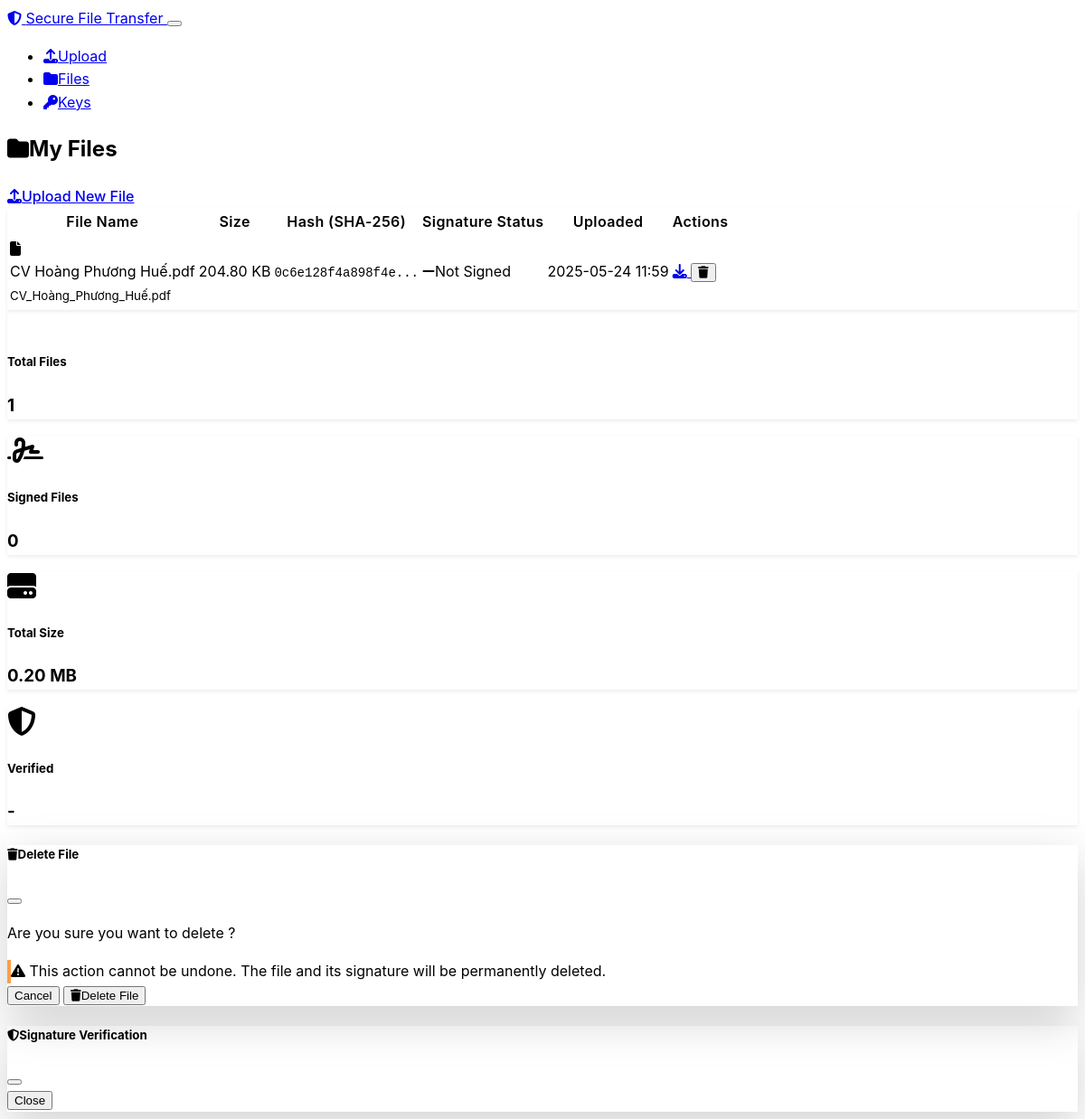
Before: /files with the older database file.
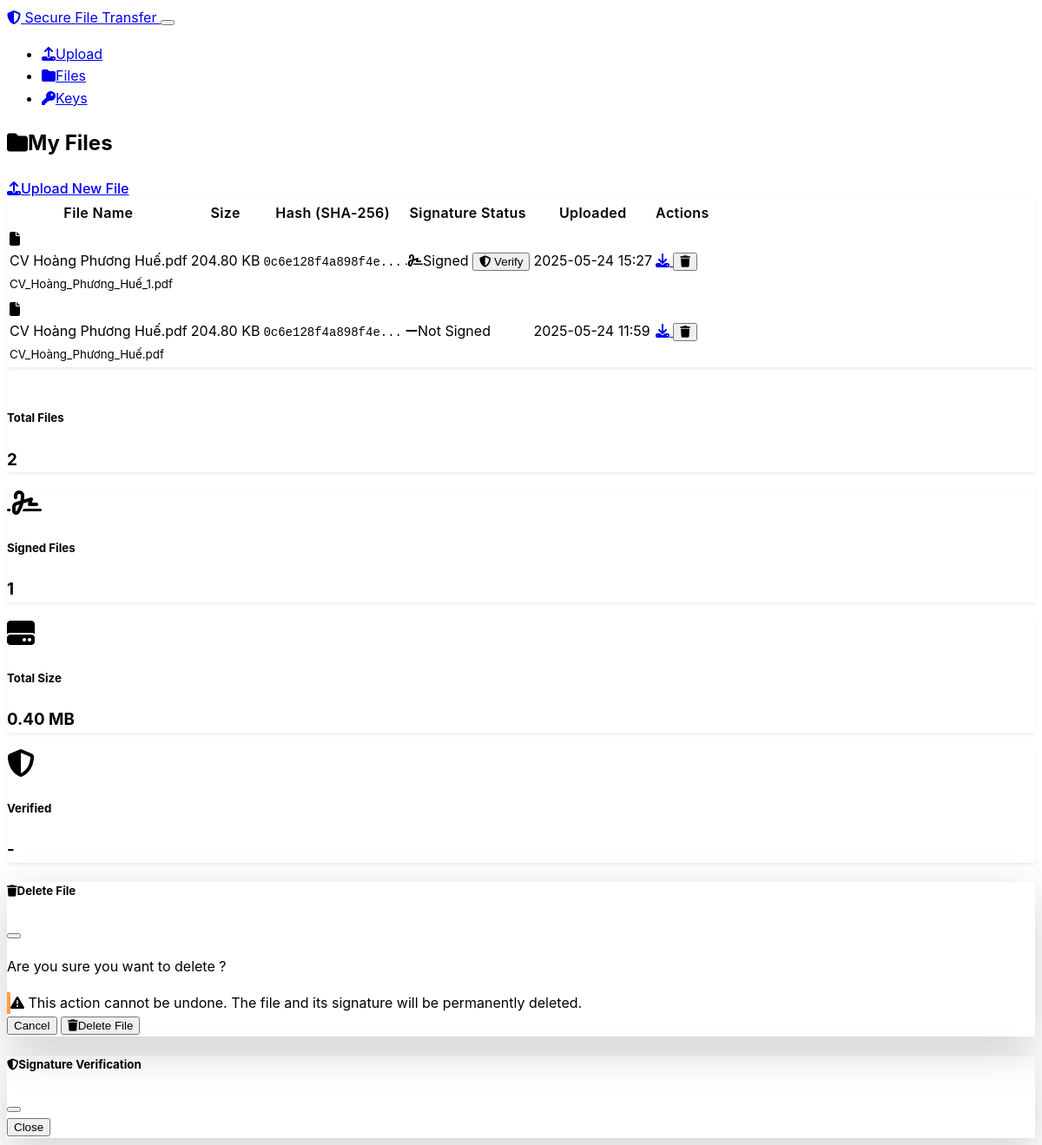
After: the same page with the newer database file.
### models.py (models this page shows, shortened)
class FileRecord(db.Model):
    id = db.Column(db.Integer, primary_key=True)
    filename = db.Column(db.String(255), nullable=False)
    original_filename = db.Column(db.String(255), nullable=False)
    file_path = db.Column(db.String(500), nullable=False)
    file_size = db.Column(db.Integer, nullable=False)
    file_hash = db.Column(db.String(64), nullable=False)  # SHA-256 hash
    signature = db.Column(Text, nullable=True)  # RSA signature
    signature_verified = db.Column(db.Boolean, default=False)
    uploaded_at = db.Column(db.DateTime, default=datetime.utcnow)
    user_id = db.Column(db.Integer, db.ForeignKey('user.id'), nullable=False)

### routes.py (the view)
@app.route('/files')
def files():
    user = User.query.first()
    if not user:
        user = User(username='default_user')
        db.session.add(user)
        db.session.commit()
    user_files = FileRecord.query.filter_by(user_id=user.id).order_by(FileRecord.uploaded_at.desc()).all()
    if not user.private_key or not user.public_key:
        flash('Bạn chưa có khóa RSA. Vui lòng tạo khóa để ký số các file.', 'warning')
    return render_template('files.html', user=user, files=user_files)

### templates/files.html (shortened to what this page needs)
{% extends "base.html" %}
{% block content %}
<div class="d-flex justify-content-between align-items-center mb-4">
    <h2>
        <i class="fas fa-folder me-2"></i>My Files
    </h2>
    <a href="{{ url_for('upload_page') }}" class="btn btn-primary">
        <i class="fas fa-upload me-1"></i>Upload New File
    </a>
</div>
{% if files %}
<div class="card">
    <div class="card-body">
        <div class="table-responsive">
            <table class="table table-hover">
                <thead>
                    <tr>
                        <th>File Name</th>
                        <th>Size</th>
                        <th>Hash (SHA-256)</th>
                        <th>Signature Status</th>
                        <th>Uploaded</th>
                        <th>Actions</th>
                    </tr>
                </thead>
                <tbody>
                    {% for file in files %}
                    <tr id="file-row-{{ file.id }}">
                        <td>
                            <div class="d-flex align-items-center">
                                <i class="fas fa-file me-2"></i>
                                <div>
                                    <div class="fw-bold">{{ file.original_filename }}</div>
                                    <small class="text-muted">{{ file.filename }}</small>
                                </div>
                            </div>
                        </td>
                        <td>{{ "%.2f"|format(file.file_size / 1024) }} KB</td>
                        <td>
                            <small class="font-monospace text-muted">
                                {{ file.file_hash[:16] }}...
                            </small>
                        </td>
                        <td>
                            <div id="signature-status-{{ file.id }}">
                                {% if file.signature %}
                                    <span class="badge bg-success">
                                        <i class="fas fa-signature me-1"></i>Signed
                                    </span>
                                    <button class="btn btn-sm btn-outline-info ms-1" onclick="verifySignature({{ file.id }})">
                                        <i class="fas fa-shield-alt"></i> Verify
                                    </button>
                                {% else %}
                                    <span class="badge bg-secondary">
                                        <i class="fas fa-minus me-1"></i>Not Signed
                                    </span>
                                {% endif %}
                            </div>
                        </td>
                        <td>{{ file.uploaded_at.strftime('%Y-%m-%d %H:%M') }}</td>
                        <td>
                            <div class="btn-group" role="group">
                                <a href="{{ url_for('download_file', file_id=file.id) }}"
                                   class="btn btn-sm btn-outline-primary"
                                   title="Download">
                                    <i class="fas fa-download"></i>
                                </a>
                                <button class="btn btn-sm btn-outline-danger"
                                        onclick="deleteFile({{ file.id }}, '{{ file.original_filename }}')"
                                        title="Delete">
                                    <i class="fas fa-trash"></i>
                                </button>
                            </div>
                        </td>
                    </tr>
                    {% endfor %}
                </tbody>
            </table>
        </div>
    </div>
</div>
<div class="row mt-4">
    <div class="col-md-3">
        <div class="card text-center">
            <div class="card-body">
                <h5>Total Files</h5>
                <h3 class="text-primary">{{ files|length }}</h3>
            </div>
        </div>
    </div>
    <div class="col-md-3">
        <div class="card text-center">
            <div class="card-body">
                <i class="fas fa-signature fa-2x text-success mb-2"></i>
                <h5>Signed Files</h5>
                <h3 class="text-success">{{ files|selectattr('signature')|list|length }}</h3>
            </div>
        </div>
    </div>
    <div class="col-md-3">
        <div class="card text-center">
            <div class="card-body">
                <i class="fas fa-hdd fa-2x text-info mb-2"></i>
                <h5>Total Size</h5>
                <h3 class="text-info">{{ "%.2f"|format(files|sum(attribute='file_size') / 1024 / 1024) }} MB</h3>
            </div>
        </div>
    </div>
    <div class="col-md-3">
        <div class="card text-center">
            <div class="card-body">
                <i class="fas fa-shield-alt fa-2x text-warning mb-2"></i>
                <h5>Verified</h5>
                <h3 class="text-warning">-</h3>
            </div>
        </div>
    </div>
</div>
{% endif %}
<div class="modal fade" id="deleteModal" tabindex="-1">
    <div class="modal-dialog">
        <div class="modal-content">
            <div class="modal-header">
                <h5 class="modal-title">
                    <i class="fas fa-trash me-2"></i>Delete File
                </h5>
                <button type="button" class="btn-close" data-bs-dismiss="modal"></button>
            </div>
            <div class="modal-body">
                <p>Are you sure you want to delete <strong id="deleteFileName"></strong>?</p>
                <div class="alert alert-warning">
                    <i class="fas fa-exclamation-triangle me-2"></i>
                    This action cannot be undone. The file and its signature will be permanently deleted.
                </div>
            </div>
            <div class="modal-footer">
                <button type="button" class="btn btn-secondary" data-bs-dismiss="modal">Cancel</button>
                <form id="deleteForm" method="POST" style="display: inline;">
                    <button type="submit" class="btn btn-danger">
                        <i class="fas fa-trash me-1"></i>Delete File
                    </button>
                </form>
            </div>
        </div>
    </div>
</div>
<div class="modal fade" id="verificationModal" tabindex="-1">
    <div class="modal-dialog">
        <div class="modal-content">
            <div class="modal-header">
                <h5 class="modal-title">
                    <i class="fas fa-shield-alt me-2"></i>Signature Verification
                </h5>
                <button type="button" class="btn-close" data-bs-dismiss="modal"></button>
            </div>
            <div class="modal-footer">
                <button type="button" class="btn btn-secondary" data-bs-dismiss="modal">Close</button>
            </div>
        </div>
    </div>
</div>
{% endblock %}

### templates/base.html (shortened to what this page needs)
<!DOCTYPE html>
<html lang="en" data-bs-theme="dark">
<head>
    <link href="https://cdn.replit.com/agent/bootstrap-agent-dark-theme.min.css" rel="stylesheet">
    <link rel="stylesheet" href="https://cdnjs.cloudflare.com/ajax/libs/font-awesome/6.4.0/css/all.min.css">
    <link rel="stylesheet" href="{{ url_for('static', filename='css/style.css') }}">
</head>
<body>
    <nav class="navbar navbar-expand-lg navbar-dark bg-dark">
        <div class="container">
            <a class="navbar-brand" href="{{ url_for('index') }}">
                <i class="fas fa-shield-alt me-2"></i>
                Secure File Transfer
            </a>
            <button class="navbar-toggler" type="button" data-bs-toggle="collapse" data-bs-target="#navbarNav">
            </button>
            <div class="collapse navbar-collapse" id="navbarNav">
                <ul class="navbar-nav me-auto">
                    <li class="nav-item">
                        <a class="nav-link" href="{{ url_for('upload_page') }}">
                            <i class="fas fa-upload me-1"></i>Upload
                        </a>
                    </li>
                    <li class="nav-item">
                        <a class="nav-link" href="{{ url_for('files') }}">
                            <i class="fas fa-folder me-1"></i>Files
                        </a>
                    </li>
                    <li class="nav-item">
                        <a class="nav-link" href="{{ url_for('keys') }}">
                            <i class="fas fa-key me-1"></i>Keys
                        </a>
                    </li>
                </ul>
            </div>
        </div>
    </nav>
    <main class="container my-4">
        {% block content %}{% endblock %}
    </main>
</body>
</html>

### static/css/style.css (style rules this page uses)
:root { --primary-color: 15 115 223; --success-color: 40 199 111; --warning-color: 255 159 67; --danger-color: 234 84 85; --info-color: 102 204 255; --dark-color: 45 55 75; --light-color: 248 249 250; }
body { font-family: -apple-system, BlinkMacSystemFont, 'Segoe UI', Roboto, sans-serif; line-height: 1.6; }
.container { animation: fadeIn 0.5s ease-in-out; }
.card { border: none; box-shadow: 0 0.125rem 0.25rem rgba(0, 0, 0, 0.075); transition: all 0.3s ease; }
.table th { border-top: none; font-weight: 600; letter-spacing: 0.025em; }
.table td { vertical-align: middle; }
.table tbody tr { transition: background-color 0.2s ease; }
.btn { font-weight: 500; transition: all 0.2s ease; }
.btn-group .btn { transform: none; }
.modal-content { border: none; box-shadow: 0 1rem 3rem rgba(0, 0, 0, 0.175); }
.modal-header { border-bottom: 1px solid var(--bs-border-color); }
.modal-footer { border-top: 1px solid var(--bs-border-color); }
.alert { border: none; border-left: 4px solid; }
.alert-warning { border-left-color: rgb(var(--warning-color)); }
.font-monospace { font-family: SFMono-Regular, Menlo, Monaco, Consolas, "Liberation Mono", "Courier New", monospace; font-size: 0.875em; }
[data-bs-theme="dark"] .card { background-color: var(--bs-dark); }
[data-bs-theme="dark"] .table th { border-color: var(--bs-border-color); }

Changed rows visible on the page:
added FileRecord: original_filename "CV Hoàng Phương Huế.pdf", filename "CV_Hoàng_Phương_Huế_1.pdf", file.file_size/1024 "204.80", file_hash "0c6e128f4a898f4e", uploaded_at "2025-05-24 15:27"
Other visible differences:
{{ files|length }}: "1" → "2"
{{ files|selectattr('signature')|list|length }}: "0" → "1"
{{ "%.2f"|format(files|sum(attribute='file_size') / 1024 / 1024) }}: "0.20" → "0.40"
